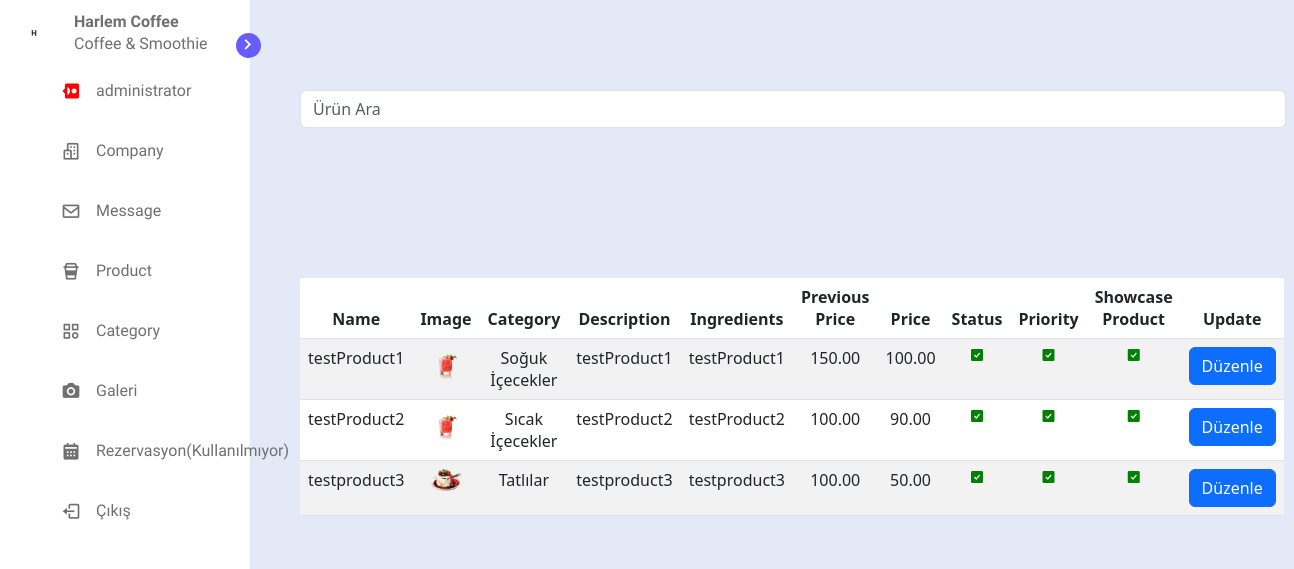
Screenshot of /urun_listele (signed in) with the database file from the repository.
### qrcafe/models.py (models this page shows, shortened)
class Product(models.Model):
    name = models.CharField(max_length=25)
    image = models.ImageField(upload_to='static/image/product_image')
    category = models.ForeignKey(Category,on_delete=models.DO_NOTHING)
    description = models.CharField(max_length=50)
    description_en = models.CharField(max_length=50)
    ingredients = models.CharField(max_length=255)
    ingredients_en = models.CharField(max_length=255)
    previous_price = models.CharField(max_length=10)
    price = models.CharField(max_length=10)
    status = models.BooleanField(default=True)
    priority = models.BooleanField(default=False)
    rating = models.IntegerField(default=5)
    created_by = models.CharField(max_length=255,null=False,blank=False)
    created_date = models.DateTimeField(auto_now_add=True)
    showcase_product = models.BooleanField(default="False")

class Category(models.Model):
    name = models.CharField(max_length=25)
    name_en = models.CharField(max_length=25)
    description = models.CharField(max_length=50, null=True, blank=True)
    description_en = models.CharField(max_length=50, null=True, blank=True)
    image = models.ImageField(upload_to='static/image/category_image', validators=[validate_image_dimensions])
    status = models.BooleanField(default=True)
    slug = models.SlugField(unique=True)
    slug_en = models.SlugField(unique=True)
    created_by = models.CharField(max_length=255,null=False,blank=False)
    created_date = models.DateField(auto_now_add=True)  # Sadece gün, ay ve yıl
    created_time = models.TimeField()  # Sadece saat ve dakika
    def __str__(self):
        return str(self.name)

### qrcafe/views.py (the view)
# urls.py: path('urun_listele', views.list_product, name='urun_listele'),
def list_product(request):
    if not request.user.is_authenticated:
        return redirect('index')
    products = Product.objects.all()
    categories = Category.objects.all()
    context = {
        'products': products,
        'categories': categories,
    }
    return render(request, 'list_html/list_product.html', context)

### qrcafe/templates/list_html/list_product.html (shortened to what this page needs)
{% block content %}
{% load static %}
{% include "include_html/_navbar.html" %}
<head>
   <link rel="stylesheet" href="{% static "css/list_product.css" %}">
</head>
<div class="content">
   <div class="d-flex mt-2">
      <input id="search-input" class="form-control me-2" type="search" placeholder="Ürün Ara" aria-label="Search">
   </div>
   <table class="table table-striped" id="productTable">
      <thead>
         <tr>
            <th>Name</th>
            <th>Image</th>
            <th>Category</th>
            <th>Description</th>
            <th>Ingredients</th>
            <th>Previous Price</th>
            <th>Price</th>
            <th>Status</th>
            <th>Priority</th>
            <th>Showcase Product</th>
            <th>Update</th>
         </tr>
      </thead>
      <tbody id="productTableBody">
         {% for product in products %}
         <tr>
            <td>{{ product.name }}</td>
            <td>
               <img src="{{product.image.url}}" alt="">
            </td>
            <td>{{ product.category }}</td>
            <td>{{ product.description }}</td>
            <td>{{ product.ingredients }}</td>
            <td>{{ product.previous_price }}</td>
            <td>{{ product.price }}</td>
            <td>
               {% if product.status == True %}
               <i class='bx bxs-check-square' ></i>
               {% else %}
               <i class='bx bxs-minus-circle'></i>
               {% endif %}
            </td>
            <td>
               {% if product.priority == True %}
               <i class='bx bxs-check-square' ></i>
               {% else %}
               <i class='bx bxs-minus-circle'></i>
               {% endif %}
            </td>
            <td>
               {% if product.showcase_product == True %}
               <i class='bx bxs-check-square' ></i>
               {% else %}
               <i class='bx bxs-minus-circle'></i>
               {% endif %}
            </td>
            <td>
               <button type="button" class="btn btn-primary" data-bs-toggle="modal" data-bs-target="#editModal{{product.id}}">
               Düzenle
               </button>
            </td>
         </tr>
         {% endfor %}
      </tbody>
   </table>
</div>
{% endblock content %}

### qrcafe/static/css/messages.css (style rules this page uses)
body { height: 100vh; background-color: var(--body-color); }
.content { width: calc(100% - 300px); margin-left: 300px; z-index: 1; }
.table { margin-top: 150px; text-align: center; }
.content { width: calc(100% - 300px); margin-left: 300px; z-index: 1; margin-top: 90px; }
.table { justify-content: center; margin-right: 200px; width: 90%; }

### qrcafe/static/css/list_product.css (style rules this page uses)
table { margin-top: 15px; }
td img { max-width: 32px; max-height: 32px; }
.bxs-check-square { color: green; }
.table-striped td, .table-striped th { text-align: center; }

### rows the page displays
Product: name "testProduct1", image (picture), category "Soğuk İçecekler", description "testProduct1", ingredients "testProduct1", previous_price "150.00", price "100.00", status True (drawn), priority True (drawn), showcase_product True (drawn)
Product: name "testProduct2", image (picture), category "Sıcak İçecekler", description "testProduct2", ingredients "testProduct2", previous_price "100.00", price "90.00", status True (drawn), priority True (drawn), showcase_product True (drawn)
Product: name "testproduct3", image (picture), category "Tatlılar", description "testproduct3", ingredients "testproduct3", previous_price "100.00", price "50.00", status True (drawn), priority True (drawn), showcase_product True (drawn)
